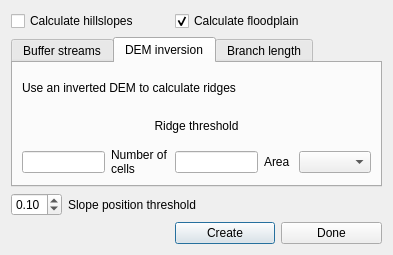
<?xml version="1.0" encoding="UTF-8"?>
<ui version="4.0">
 <class>landscapeDialog</class>
 <widget class="QDialog" name="landscapeDialog">
  <property name="geometry">
   <rect>
    <x>0</x>
    <y>0</y>
    <width>393</width>
    <height>255</height>
   </rect>
  </property>
  <property name="windowTitle">
   <string>Landscape analysis</string>
  </property>
  <property name="windowIcon">
   <iconset resource="resources.qrc">
    <normaloff>:/plugins/QSWATPlus/swatplus.ico</normaloff>:/plugins/QSWATPlus/swatplus.ico</iconset>
  </property>
  <layout class="QGridLayout" name="gridLayout_2">
   <item row="0" column="0" colspan="2">
    <widget class="QCheckBox" name="hillslopesCheckBox">
     <property name="enabled">
      <bool>true</bool>
     </property>
     <property name="toolTip">
      <string>Divide each subbasin into left and right hillslopes plus, for subbasins containing a stream source, the headwater area.</string>
     </property>
     <property name="autoFillBackground">
      <bool>false</bool>
     </property>
     <property name="text">
      <string>Calculate hillslopes</string>
     </property>
     <property name="checked">
      <bool>false</bool>
     </property>
    </widget>
   </item>
   <item row="0" column="2" colspan="2">
    <widget class="QCheckBox" name="floodplainCheckBox">
     <property name="toolTip">
      <string>Divide each subbasin into a floodplain and upslope area.</string>
     </property>
     <property name="text">
      <string>Calculate floodplain</string>
     </property>
     <property name="checked">
      <bool>true</bool>
     </property>
    </widget>
   </item>
   <item row="1" column="0" colspan="4">
    <widget class="QTabWidget" name="methodTab">
     <property name="enabled">
      <bool>true</bool>
     </property>
     <property name="toolTip">
      <string>&lt;html&gt;&lt;head/&gt;&lt;body&gt;&lt;p&gt;&lt;br/&gt;&lt;/p&gt;&lt;/body&gt;&lt;/html&gt;</string>
     </property>
     <property name="currentIndex">
      <number>1</number>
     </property>
     <widget class="QWidget" name="tab_3">
      <attribute name="title">
       <string>Buffer streams</string>
      </attribute>
      <layout class="QGridLayout" name="gridLayout_4">
       <item row="0" column="0" colspan="2">
        <widget class="QLabel" name="label_5">
         <property name="text">
          <string>&lt;html&gt;&lt;head/&gt;&lt;body&gt;&lt;p&gt;Use a stream buffer as the floodplain&lt;/p&gt;&lt;/body&gt;&lt;/html&gt;</string>
         </property>
        </widget>
       </item>
       <item row="1" column="0">
        <widget class="QSpinBox" name="bufferMultiplier">
         <property name="sizePolicy">
          <sizepolicy hsizetype="Maximum" vsizetype="Fixed">
           <horstretch>0</horstretch>
           <verstretch>0</verstretch>
          </sizepolicy>
         </property>
         <property name="toolTip">
          <string>&lt;html&gt;&lt;head/&gt;&lt;body&gt;&lt;p&gt;The width of the buffer each side of the stream is the stream width times the buffer multiplier.&lt;/p&gt;&lt;/body&gt;&lt;/html&gt;</string>
         </property>
         <property name="minimum">
          <number>1</number>
         </property>
         <property name="value">
          <number>10</number>
         </property>
        </widget>
       </item>
       <item row="1" column="1">
        <widget class="QLabel" name="label_6">
         <property name="toolTip">
          <string>&lt;html&gt;&lt;head/&gt;&lt;body&gt;&lt;p&gt;The width of the buffer each side of the stream is the stream width times the buffer multiplier.&lt;/p&gt;&lt;/body&gt;&lt;/html&gt;</string>
         </property>
         <property name="text">
          <string>Buffer multiplier                                                    </string>
         </property>
        </widget>
       </item>
      </layout>
     </widget>
     <widget class="QWidget" name="tab">
      <attribute name="title">
       <string>DEM inversion</string>
      </attribute>
      <layout class="QGridLayout" name="gridLayout_3">
       <item row="0" column="0" colspan="4">
        <widget class="QLabel" name="label">
         <property name="text">
          <string>Use an inverted DEM to calculate ridges</string>
         </property>
        </widget>
       </item>
       <item row="1" column="0" colspan="5">
        <widget class="QLabel" name="label_4">
         <property name="toolTip">
          <string>&lt;html&gt;&lt;head/&gt;&lt;body&gt;&lt;p&gt;The minimum number of cells flowing to a point in an inverted DEM for the point to be considered a ridge cell.  The default is the same number of cells as the stream delineation threshold.&lt;/p&gt;&lt;/body&gt;&lt;/html&gt;</string>
         </property>
         <property name="text">
          <string>Ridge threshold</string>
         </property>
         <property name="alignment">
          <set>Qt::AlignCenter</set>
         </property>
        </widget>
       </item>
       <item row="2" column="0">
        <widget class="QLineEdit" name="ridgeThresholdCells">
         <property name="sizePolicy">
          <sizepolicy hsizetype="Maximum" vsizetype="Fixed">
           <horstretch>0</horstretch>
           <verstretch>0</verstretch>
          </sizepolicy>
         </property>
         <property name="minimumSize">
          <size>
           <width>0</width>
           <height>20</height>
          </size>
         </property>
         <property name="toolTip">
          <string>&lt;html&gt;&lt;head/&gt;&lt;body&gt;&lt;p&gt;The minimum number of cells flowing to a point in an inverted DEM for the point to be considered a ridge cell. The default is the same number of cells as the stream delineation threshold.&lt;/p&gt;&lt;/body&gt;&lt;/html&gt;</string>
         </property>
        </widget>
       </item>
       <item row="2" column="1">
        <widget class="QLabel" name="label_7">
         <property name="text">
          <string>Number of cells</string>
         </property>
         <property name="wordWrap">
          <bool>true</bool>
         </property>
        </widget>
       </item>
       <item row="2" column="2">
        <widget class="QLineEdit" name="ridgeThresholdArea">
         <property name="sizePolicy">
          <sizepolicy hsizetype="Maximum" vsizetype="Fixed">
           <horstretch>0</horstretch>
           <verstretch>0</verstretch>
          </sizepolicy>
         </property>
         <property name="minimumSize">
          <size>
           <width>0</width>
           <height>20</height>
          </size>
         </property>
         <property name="toolTip">
          <string>&lt;html&gt;&lt;head/&gt;&lt;body&gt;&lt;p&gt;The minimum area flowing to a point in an inverted DEM for the point to be considered a ridge cell. The default is the same area as the stream delineation threshold.&lt;/p&gt;&lt;/body&gt;&lt;/html&gt;</string>
         </property>
        </widget>
       </item>
       <item row="2" column="3">
        <widget class="QLabel" name="label_8">
         <property name="text">
          <string>Area </string>
         </property>
        </widget>
       </item>
       <item row="2" column="4">
        <widget class="QComboBox" name="areaUnitsBox">
         <property name="minimumSize">
          <size>
           <width>0</width>
           <height>20</height>
          </size>
         </property>
        </widget>
       </item>
      </layout>
     </widget>
     <widget class="QWidget" name="tab_2">
      <attribute name="title">
       <string>Branch length</string>
      </attribute>
      <layout class="QGridLayout" name="gridLayout">
       <item row="0" column="0" colspan="2">
        <widget class="QLabel" name="label_2">
         <property name="text">
          <string>Use branch lengths to calculate ridges</string>
         </property>
        </widget>
       </item>
       <item row="1" column="0">
        <widget class="QLineEdit" name="branchThreshold">
         <property name="sizePolicy">
          <sizepolicy hsizetype="Maximum" vsizetype="Fixed">
           <horstretch>0</horstretch>
           <verstretch>0</verstretch>
          </sizepolicy>
         </property>
         <property name="toolTip">
          <string>&lt;html&gt;&lt;head/&gt;&lt;body&gt;&lt;p&gt;Adjacent points are defined as ridge points if the flow length in metres to where their flow paths join is at least this threshold. The default threshold is 2√A where A is the subbasin threshold in square metres.&lt;/p&gt;&lt;/body&gt;&lt;/html&gt;</string>
         </property>
        </widget>
       </item>
       <item row="1" column="1">
        <widget class="QLabel" name="label_3">
         <property name="toolTip">
          <string>&lt;html&gt;&lt;head/&gt;&lt;body&gt;&lt;p&gt;Adjacent points are defined as ridge points if the flow length in metres to where their flow paths join is at least this threshold. The default threshold is 2√A where A is the subbasin threshold in square metres.&lt;/p&gt;&lt;/body&gt;&lt;/html&gt;</string>
         </property>
         <property name="text">
          <string>Threshold branch length in metres                 </string>
         </property>
        </widget>
       </item>
      </layout>
     </widget>
    </widget>
   </item>
   <item row="2" column="0">
    <widget class="QDoubleSpinBox" name="slopePositionSpinBox">
     <property name="sizePolicy">
      <sizepolicy hsizetype="Maximum" vsizetype="Fixed">
       <horstretch>0</horstretch>
       <verstretch>0</verstretch>
      </sizepolicy>
     </property>
     <property name="toolTip">
      <string>&lt;html&gt;&lt;head/&gt;&lt;body&gt;&lt;p&gt;Maximum ratio of height of a  point above valley floor to height of ridge above valley floor for a point to be in the floodplain.  Must be between 0 and 1.&lt;/p&gt;&lt;/body&gt;&lt;/html&gt;</string>
     </property>
     <property name="maximum">
      <double>1.000000000000000</double>
     </property>
     <property name="singleStep">
      <double>0.010000000000000</double>
     </property>
     <property name="value">
      <double>0.100000000000000</double>
     </property>
    </widget>
   </item>
   <item row="2" column="1" colspan="3">
    <widget class="QLabel" name="slopePositionLabel">
     <property name="toolTip">
      <string>&lt;html&gt;&lt;head/&gt;&lt;body&gt;&lt;p&gt;Maximum ratio of height of a  point above valley floor to height of ridge above valley floor for a point to be in the floodplain.  Must be between 0 and 1.&lt;/p&gt;&lt;/body&gt;&lt;/html&gt;</string>
     </property>
     <property name="text">
      <string>Slope position threshold</string>
     </property>
    </widget>
   </item>
   <item row="3" column="2">
    <widget class="QPushButton" name="createButton">
     <property name="text">
      <string>Create</string>
     </property>
    </widget>
   </item>
   <item row="3" column="3">
    <widget class="QPushButton" name="doneButton">
     <property name="text">
      <string>Done</string>
     </property>
    </widget>
   </item>
  </layout>
 </widget>
 <resources>
  <include location="resources.qrc"/>
 </resources>
 <connections/>
</ui>
